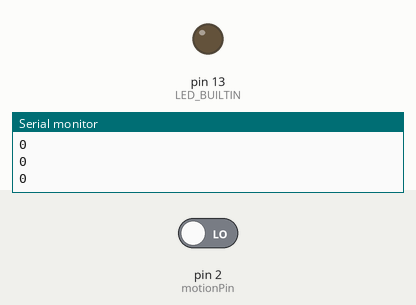
This sketch was run on a simulated Arduino Uno, built with avr-gcc and run on an emulated ATmega328P. On the bench: output pins drawn as LEDs (lit = HIGH), the last lines printed to the serial monitor. The inputs (shaded band) are chosen by the test bench; at power-on: pin 2 (motionPin) LOW.

Above: at 3.8 s.
3.9 s: pin 2 (motionPin) driven HIGH
At 4.7 s:
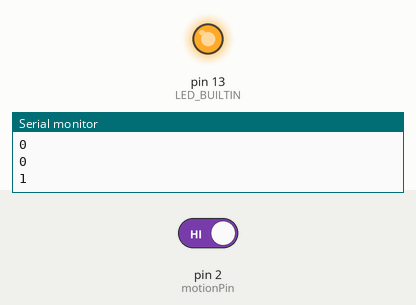
5.5 s: pin 2 (motionPin) driven LOW
At 7.4 s:
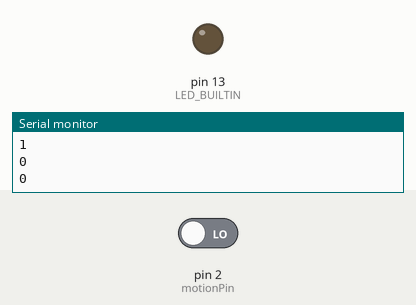
Timing chart, 0 to 8.9 s (numbered marks = the images above; inputs shaded):
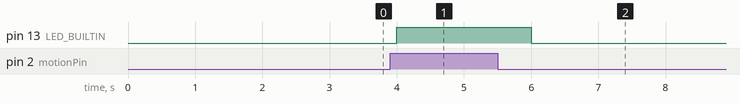

Measured:
- after the input at 3.9 s, pin 13 (LED_BUILTIN): LOW → HIGH after 0.10 s
- after the input at 5.5 s, pin 13 (LED_BUILTIN): HIGH → LOW after 0.50 s

The sketch:

arduino_motion_sensor.ino
```cpp
// Initialize pins
int motionPin = 2;

// The setup function runs once when you press reset or power the board
void setup(){

  Serial.begin(9600);
  pinMode(motionPin, INPUT);

  pinMode(LED_BUILTIN, OUTPUT);

}

// The loop function runs over and over again forever
void loop (){

  // Add a delay between each loop
  delay(1000);

  // Fetch the current motion sensor status
  int motionResult = digitalRead(motionPin);

  // Output the current motion sensor result
  Serial.println(motionResult);

  // Turn the bulit-in LED on or off based on the motino sensor status
  if (motionResult == HIGH) {
    digitalWrite(LED_BUILTIN, HIGH);
  } else {
    digitalWrite(LED_BUILTIN, LOW);
  }

}
```
